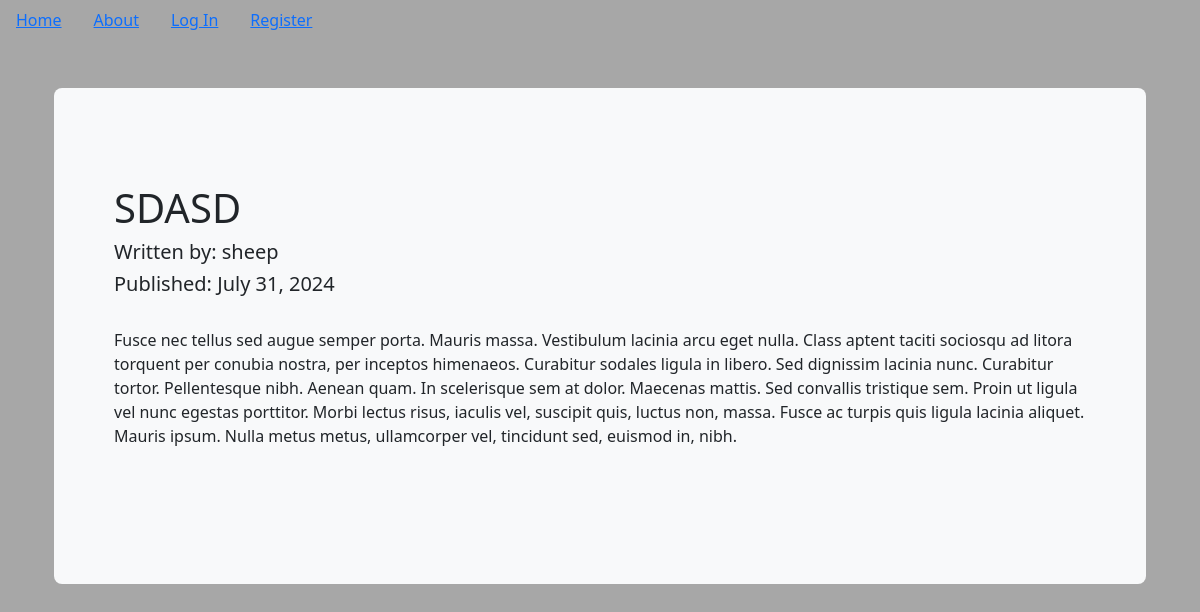
The page /6 on the database as committed earlier.
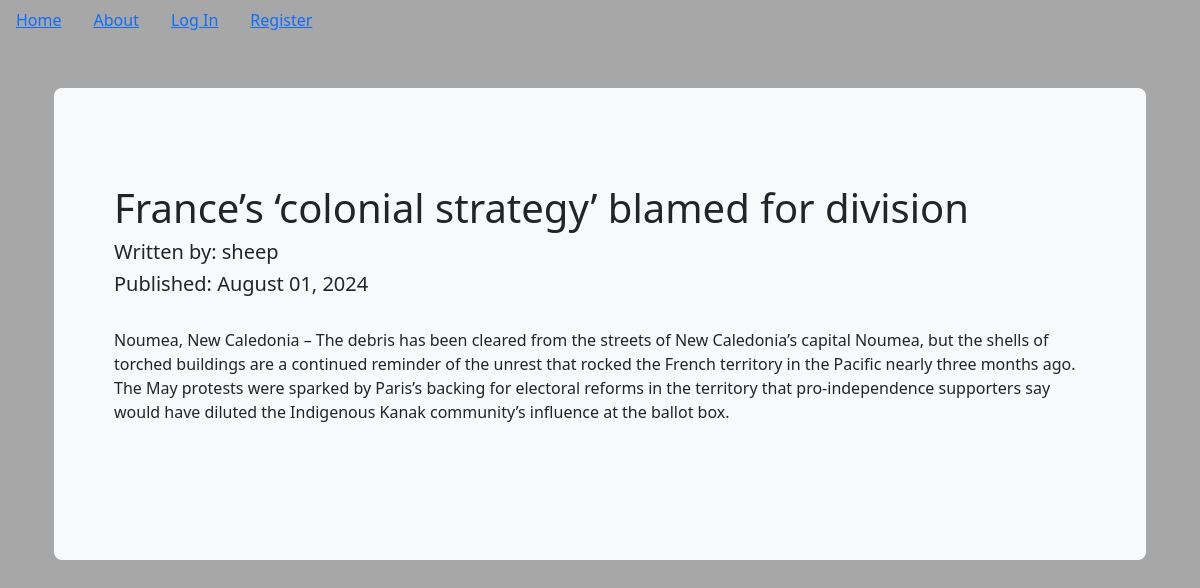
The same page on the database as committed later.
### puppycompanyblog/models.py (models this page shows, shortened)
class BlogPost(db.Model):
    users = db.relationship(User)
    id = db.Column(db.Integer,primary_key=True)
    user_id = db.Column(db.Integer,db.ForeignKey('users.id'),nullable=False)
    date = db.Column(db.DateTime,nullable=False,default=datetime.utcnow)
    title = db.Column(db.String(140),nullable=False)
    text = db.Column(db.Text,nullable=False)

### puppycompanyblog/users/views.py (the view)
@users.route("/<username>")
def user_posts(username):
    page = request.args.get('page',1,type=int)
    user = User.query.filter_by(username=username).first_or_404()
    blog_posts = BlogPost.query.filter_by(author=user).order_by(BlogPost.date.desc()).paginate(page=page,per_page=5)
    return render_template('user_blog_posts.html',blog_posts=blog_posts,user=user)

### puppycompanyblog/blog_posts/views.py (called while the page is built)
@blog_posts.route('/<int:blog_post_id>')
def blog_post(blog_post_id):
  blog_post = BlogPost.query.get_or_404(blog_post_id)
  return render_template('blog_post.html',
                         title=blog_post.title,
                         date=blog_post.date,post=blog_post)

### puppycompanyblog/templates/blog_post.html (shortened to what this page needs)
{% extends "base.html" %}
{% block content %}
<div class="container py-5">
  <div class="p-5 mb-4 bg-light rounded-3">
    <div class="container-fluid py-5">
      <h1>{{ post.title }}</h1>
      <h5>Written by: {{ post.author.username }}</h5>
      <h5>Published: {{ post.date.strftime('%B %d, %Y') }}</h5>
      <br>
      <p>{{ post.text }}</p>
      <br>
    </div>
  </div>
</div>
{% endblock %}

Rows that differ between the two databases and show on the page:
changed BlogPost: title "SDASD" → "France’s ‘colonial strategy’ blamed for division"; date "July 31, 2024" → "August 01, 2024"; text "Fusce nec tellus sed augue semper porta. Mauris massa. Vestibulum lacinia arcu eget nulla. Class aptent taciti sociosqu ad litora torquent per conubia nostra, per inceptos himenaeos. Curabitur sodales ligula in libero. Sed dignissim lacinia nunc. Curabitur tortor. Pellentesque nibh. Aenean quam. In scelerisque sem at dolor. Maecenas mattis. Sed convallis tristique sem. Proin ut ligula vel nunc egestas porttitor. Morbi lectus risus, iaculis vel, suscipit quis, luctus non, massa. Fusce ac turpis quis ligula lacinia aliquet. Mauris ipsum. Nulla metus metus, ullamcorper vel, tincidunt sed, euismod in, nibh." → "Noumea, New Caledonia – The debris has been cleared from the streets of New Caledonia’s capital Noumea, but the shells of torched buildings are a continued reminder of the unrest that rocked the French territory in the Pacific nearly three months ago. The May protests were sparked by Paris’s backing for electoral reforms in the territory that pro-independence supporters say would have diluted the Indigenous Kanak community’s influence at the ballot box."
